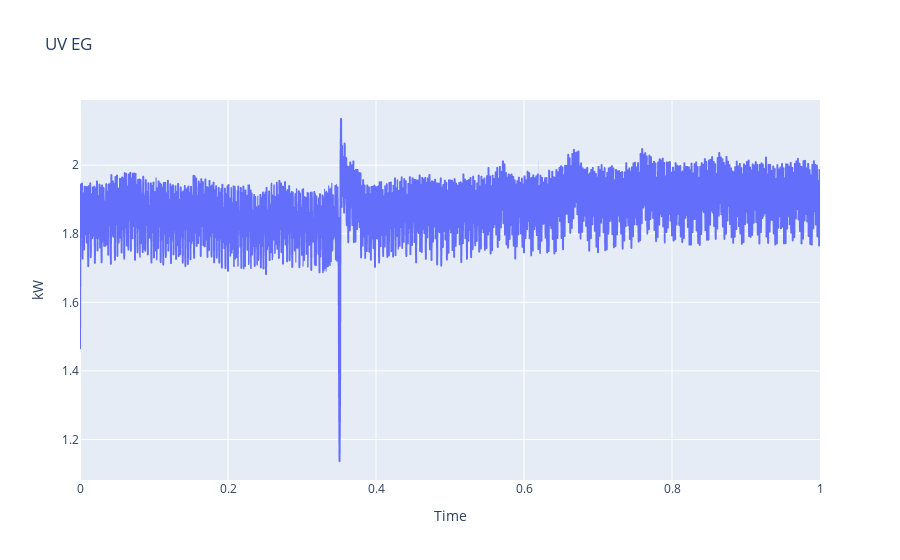

The cell this chart's notebook holds for it:
### Code cell
import numpy as np

time_int_range = np.arange(0, df.shape[0]*10, 10)

df['t'] = time_int_range

df['t_scaled'] = (df['t'] - df['t'].min()) / (df['t'].max() - df['t'].min())

px.line(
    x=df['t_scaled'], y=df.kw, 
    title='UV EG',
    labels={
        'x': 'Time',
        'y': 'kW'
    })

### Figure 1 — Plotly figure (JSON) as saved in the notebook; plotly's stock layout.template omitted (floating-point values rounded to 4 significant figures; data arrays with more than 128 entries replaced by an {"elided": "..."} marker saying what was removed)
{"data": [{"hovertemplate": "Time=%{x}<br>kW=%{y}<extra></extra>", "legendgroup": "", "line": {"color": "#636efa", "dash": "solid"}, "marker": {"symbol": "circle"}, "mode": "lines", "name": "", "showlegend": false, "type": "scattergl", "x": {"elided": "1441 float values"}, "xaxis": "x", "y": {"elided": "1441 float values"}, "yaxis": "y"}], "layout": {"legend": {"tracegroupgap": 0}, "title": {"text": "UV EG"}, "xaxis": {"anchor": "y", "domain": [0, 1], "title": {"text": "Time"}}, "yaxis": {"anchor": "x", "domain": [0, 1], "title": {"text": "kW"}}}}
